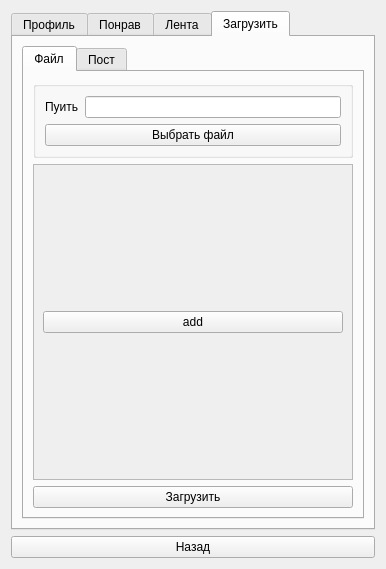
<?xml version="1.0" encoding="UTF-8"?>
<ui version="4.0">
 <class>userProfileWin</class>
 <widget class="QDialog" name="userProfileWin">
  <property name="geometry">
   <rect>
    <x>0</x>
    <y>0</y>
    <width>386</width>
    <height>569</height>
   </rect>
  </property>
  <property name="windowTitle">
   <string>Dialog</string>
  </property>
  <layout class="QVBoxLayout" name="verticalLayout">
   <item>
    <widget class="QTabWidget" name="tabWidget">
     <property name="currentIndex">
      <number>3</number>
     </property>
     <widget class="QWidget" name="tab">
      <attribute name="title">
       <string>Профиль</string>
      </attribute>
      <layout class="QGridLayout" name="gridLayout">
       <item row="4" column="0">
        <widget class="QLabel" name="label_5">
         <property name="text">
          <string>Новый пароль</string>
         </property>
        </widget>
       </item>
       <item row="7" column="0" colspan="4">
        <widget class="QPushButton" name="pushButton_8">
         <property name="text">
          <string>Изменить категории</string>
         </property>
        </widget>
       </item>
       <item row="5" column="0">
        <widget class="QLabel" name="label_6">
         <property name="text">
          <string>Повтор пароля</string>
         </property>
        </widget>
       </item>
       <item row="2" column="1" colspan="2">
        <widget class="QLineEdit" name="lineEdit_2"/>
       </item>
       <item row="0" column="0">
        <widget class="QLabel" name="label">
         <property name="text">
          <string>Логин:</string>
         </property>
        </widget>
       </item>
       <item row="1" column="0">
        <widget class="QLabel" name="label_2">
         <property name="text">
          <string>Имя</string>
         </property>
        </widget>
       </item>
       <item row="5" column="2" colspan="2">
        <widget class="QLineEdit" name="lineEdit_5">
         <property name="echoMode">
          <enum>QLineEdit::Password</enum>
         </property>
        </widget>
       </item>
       <item row="2" column="0">
        <widget class="QLabel" name="label_3">
         <property name="text">
          <string>Фамилия</string>
         </property>
        </widget>
       </item>
       <item row="3" column="0">
        <widget class="QLabel" name="label_4">
         <property name="text">
          <string>Текущий пароль</string>
         </property>
        </widget>
       </item>
       <item row="1" column="3">
        <widget class="QPushButton" name="pushButton">
         <property name="text">
          <string>Изменить имя</string>
         </property>
        </widget>
       </item>
       <item row="4" column="2" colspan="2">
        <widget class="QLineEdit" name="lineEdit_4">
         <property name="echoMode">
          <enum>QLineEdit::Password</enum>
         </property>
        </widget>
       </item>
       <item row="3" column="2" colspan="2">
        <widget class="QLineEdit" name="lineEdit_3">
         <property name="echoMode">
          <enum>QLineEdit::Password</enum>
         </property>
        </widget>
       </item>
       <item row="2" column="3">
        <widget class="QPushButton" name="pushButton_2">
         <property name="text">
          <string>Изменить фамилию</string>
         </property>
        </widget>
       </item>
       <item row="6" column="0" colspan="4">
        <widget class="QPushButton" name="pushButton_6">
         <property name="text">
          <string>Изменить пароль</string>
         </property>
        </widget>
       </item>
       <item row="1" column="1" colspan="2">
        <widget class="QLineEdit" name="lineEdit"/>
       </item>
       <item row="0" column="1" colspan="2">
        <widget class="QLineEdit" name="lineEdit_6">
         <property name="readOnly">
          <bool>true</bool>
         </property>
        </widget>
       </item>
       <item row="8" column="0">
        <spacer name="verticalSpacer">
         <property name="orientation">
          <enum>Qt::Vertical</enum>
         </property>
         <property name="sizeHint" stdset="0">
          <size>
           <width>20</width>
           <height>40</height>
          </size>
         </property>
        </spacer>
       </item>
      </layout>
     </widget>
     <widget class="QWidget" name="tab_2">
      <attribute name="title">
       <string>Понрав</string>
      </attribute>
      <layout class="QVBoxLayout" name="verticalLayout_2">
       <item>
        <widget class="QScrollArea" name="scrollArea">
         <property name="widgetResizable">
          <bool>true</bool>
         </property>
         <widget class="QWidget" name="scrollAreaWidgetContents">
          <property name="geometry">
           <rect>
            <x>0</x>
            <y>0</y>
            <width>336</width>
            <height>458</height>
           </rect>
          </property>
         </widget>
        </widget>
       </item>
      </layout>
     </widget>
     <widget class="QWidget" name="tab_3">
      <attribute name="title">
       <string>Лента</string>
      </attribute>
      <layout class="QVBoxLayout" name="verticalLayout_3">
       <item>
        <widget class="QScrollArea" name="scrollArea_2">
         <property name="widgetResizable">
          <bool>true</bool>
         </property>
         <widget class="QWidget" name="scrollAreaWidgetContents_2">
          <property name="geometry">
           <rect>
            <x>0</x>
            <y>0</y>
            <width>336</width>
            <height>458</height>
           </rect>
          </property>
         </widget>
        </widget>
       </item>
      </layout>
     </widget>
     <widget class="QWidget" name="tab_4">
      <attribute name="title">
       <string>Загрузить</string>
      </attribute>
      <layout class="QVBoxLayout" name="verticalLayout_6">
       <item>
        <widget class="QTabWidget" name="tabWidget_2">
         <property name="currentIndex">
          <number>0</number>
         </property>
         <widget class="QWidget" name="tab_5">
          <attribute name="title">
           <string>Файл</string>
          </attribute>
          <layout class="QVBoxLayout" name="verticalLayout_5">
           <item>
            <widget class="QGroupBox" name="groupBox_2">
             <property name="maximumSize">
              <size>
               <width>16777215</width>
               <height>110</height>
              </size>
             </property>
             <property name="title">
              <string/>
             </property>
             <layout class="QFormLayout" name="formLayout">
              <item row="3" column="0" colspan="2">
               <widget class="QPushButton" name="pushButton_3">
                <property name="mouseTracking">
                 <bool>false</bool>
                </property>
                <property name="text">
                 <string>Выбрать файл</string>
                </property>
               </widget>
              </item>
              <item row="1" column="1">
               <widget class="QLineEdit" name="lineEdit_file">
                <property name="mouseTracking">
                 <bool>true</bool>
                </property>
                <property name="readOnly">
                 <bool>true</bool>
                </property>
               </widget>
              </item>
              <item row="1" column="0">
               <widget class="QLabel" name="label_7">
                <property name="text">
                 <string>Пуить</string>
                </property>
               </widget>
              </item>
             </layout>
            </widget>
           </item>
           <item>
            <widget class="QScrollArea" name="scrollArea_3">
             <property name="widgetResizable">
              <bool>true</bool>
             </property>
             <widget class="QWidget" name="scrollAreaWidgetContents_4">
              <property name="geometry">
               <rect>
                <x>0</x>
                <y>0</y>
                <width>310</width>
                <height>254</height>
               </rect>
              </property>
              <layout class="QVBoxLayout" name="verticalLayout_8">
               <item>
                <layout class="QVBoxLayout" name="verticalLayout_7"/>
               </item>
               <item>
                <widget class="QPushButton" name="pushButton__addCaegtoFile">
                 <property name="text">
                  <string>add</string>
                 </property>
                </widget>
               </item>
              </layout>
             </widget>
            </widget>
           </item>
           <item>
            <widget class="QPushButton" name="pushButton_4">
             <property name="text">
              <string>Загрузить</string>
             </property>
            </widget>
           </item>
          </layout>
         </widget>
         <widget class="QWidget" name="tab_6">
          <attribute name="title">
           <string>Пост</string>
          </attribute>
          <layout class="QVBoxLayout" name="verticalLayout_4">
           <item>
            <widget class="QGroupBox" name="groupBox">
             <property name="maximumSize">
              <size>
               <width>16777215</width>
               <height>100</height>
              </size>
             </property>
             <property name="title">
              <string/>
             </property>
             <layout class="QFormLayout" name="formLayout_2">
              <item row="0" column="0">
               <widget class="QLabel" name="label_8">
                <property name="text">
                 <string>Ссылка на пост</string>
                </property>
               </widget>
              </item>
              <item row="0" column="1">
               <widget class="QLineEdit" name="lineEdit_7"/>
              </item>
             </layout>
            </widget>
           </item>
           <item>
            <widget class="QScrollArea" name="scrollArea_4">
             <property name="widgetResizable">
              <bool>true</bool>
             </property>
             <widget class="QWidget" name="scrollAreaWidgetContents_6">
              <property name="geometry">
               <rect>
                <x>0</x>
                <y>0</y>
                <width>310</width>
                <height>309</height>
               </rect>
              </property>
              <layout class="QVBoxLayout" name="verticalLayout_10">
               <item>
                <layout class="QVBoxLayout" name="verticalLayout_9"/>
               </item>
               <item>
                <widget class="QPushButton" name="pushButton_addCaegtoPost">
                 <property name="text">
                  <string>add</string>
                 </property>
                </widget>
               </item>
              </layout>
             </widget>
            </widget>
           </item>
           <item>
            <widget class="QPushButton" name="pushButton_7">
             <property name="text">
              <string>Загрузить</string>
             </property>
            </widget>
           </item>
          </layout>
         </widget>
        </widget>
       </item>
      </layout>
     </widget>
    </widget>
   </item>
   <item>
    <widget class="QPushButton" name="pushButton_5">
     <property name="text">
      <string>Назад</string>
     </property>
    </widget>
   </item>
  </layout>
 </widget>
 <resources/>
 <connections/>
</ui>
